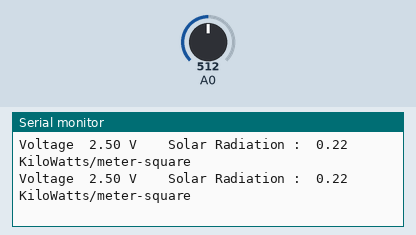
This sketch was run on a simulated Arduino Uno, built with avr-gcc and run on an emulated ATmega328P. On the bench: the last lines printed to the serial monitor. The test bench sets the inputs (shaded band); at power-on: A0 = 512.

Above: at 2.8 s.
2.9 s: A0 set to 716
At 4.9 s:
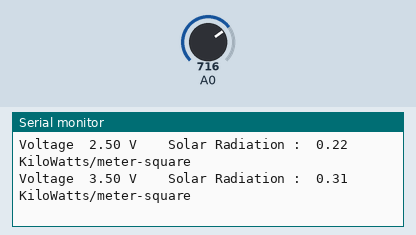
5.6 s: A0 set to 900
At 6.7 s:
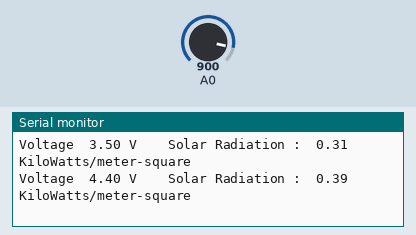
Timing chart, 0 to 8.6 s (numbered marks = the images above; inputs shaded):
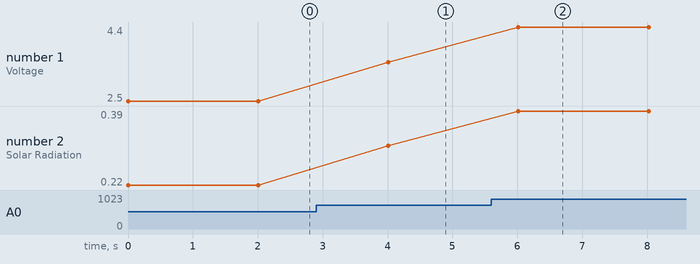

The sketch:

solarRadiation.ino
```cpp
#include <Wire.h>
void setup() {
  // put your setup code here, to run once:
Serial.begin(9600);

}

void loop() {
  // put your main code here, to run repeatedly:
  Serial.println();
int sensorValue = analogRead(A0);
float voltage = sensorValue * (5.0/1023.0);

float radiation = convertToRadiation(voltage);

String mystring;
mystring = String(voltage);

Serial.print("Voltage  " + mystring + " V    ");

String mystring2 = String(radiation);
Serial.println("Solar Radiation :  " + mystring2 + "  KiloWatts/meter-square");
delay(2000);
}

float convertToRadiation(float voltage){

  float highVolt = voltage;

  float power = (highVolt * 0.160)/1000;

  float area = 0.06 * 0.03;

  float solarRadiation = power/area ;

  return solarRadiation;


}
```

Measured:
- after the input at 2.9 s, the serial monitor: prints a new line after 1.1 s (image 1)
- after the input at 5.6 s, the serial monitor: prints a new line after 0.42 s (image 2)
- plotted number 1: 2.5 → 3.5 after the input at 2.9 s, 3.5 → 4.4 after the input at 5.6 s
- plotted number 2: 0.22 → 0.31 after the input at 2.9 s, 0.31 → 0.39 after the input at 5.6 s
